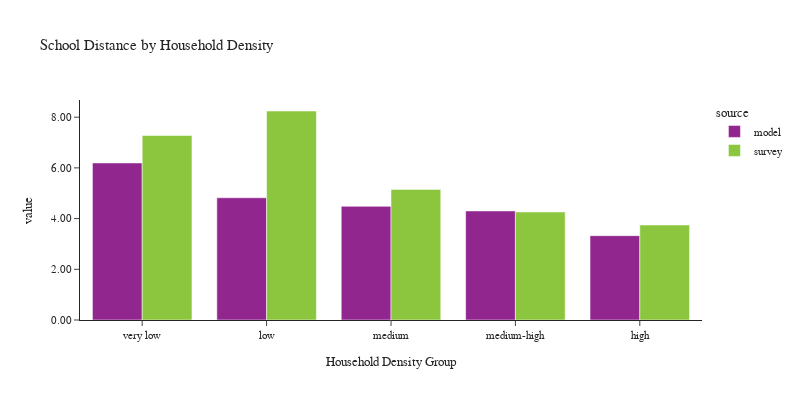

The notebook cell this image was saved under:
### Code cell
plot_school_location(df_students, 'hh_density_group', 'Household Density', 'Household Density Group')

### Figure 1 — Plotly figure (JSON) as saved in the notebook; plotly's stock layout.template omitted (floating-point values rounded to 4 significant figures)
{"data": [{"alignmentgroup": "True", "customdata": [[13383], [14799], [28455], [23956], [16686]], "hovertemplate": "source=model<br>hh_density_group=%{x}<br>value=%{y}<br>sample count=%{customdata[0]}<extra></extra>", "legendgroup": "model", "marker": {"color": "#91268F", "pattern": {"shape": ""}}, "name": "model", "offsetgroup": "model", "orientation": "v", "showlegend": true, "textposition": "auto", "type": "bar", "x": ["very low", "low", "medium", "medium-high", "high"], "xaxis": "x", "y": [6.195, 4.821, 4.484, 4.301, 3.327], "yaxis": "y"}, {"alignmentgroup": "True", "customdata": [[84], [124], [212], [217], [256]], "hovertemplate": "source=survey<br>hh_density_group=%{x}<br>value=%{y}<br>sample count=%{customdata[0]}<extra></extra>", "legendgroup": "survey", "marker": {"color": "#8CC63E", "pattern": {"shape": ""}}, "name": "survey", "offsetgroup": "survey", "orientation": "v", "showlegend": true, "textposition": "auto", "type": "bar", "x": ["very low", "low", "medium", "medium-high", "high"], "xaxis": "x", "y": [7.278, 8.244, 5.152, 4.262, 3.748], "yaxis": "y"}], "layout": {"barmode": "group", "font": {"size": 11}, "height": 400, "legend": {"title": {"text": "source"}, "tracegroupgap": 0}, "title": {"text": "School Distance by Household Density"}, "width": 800, "xaxis": {"anchor": "y", "domain": [0.0, 1.0], "title": {"text": "Household Density Group"}}, "yaxis": {"anchor": "x", "domain": [0.0, 1.0], "tickformat": ".2f", "title": {"text": "value"}}}}
